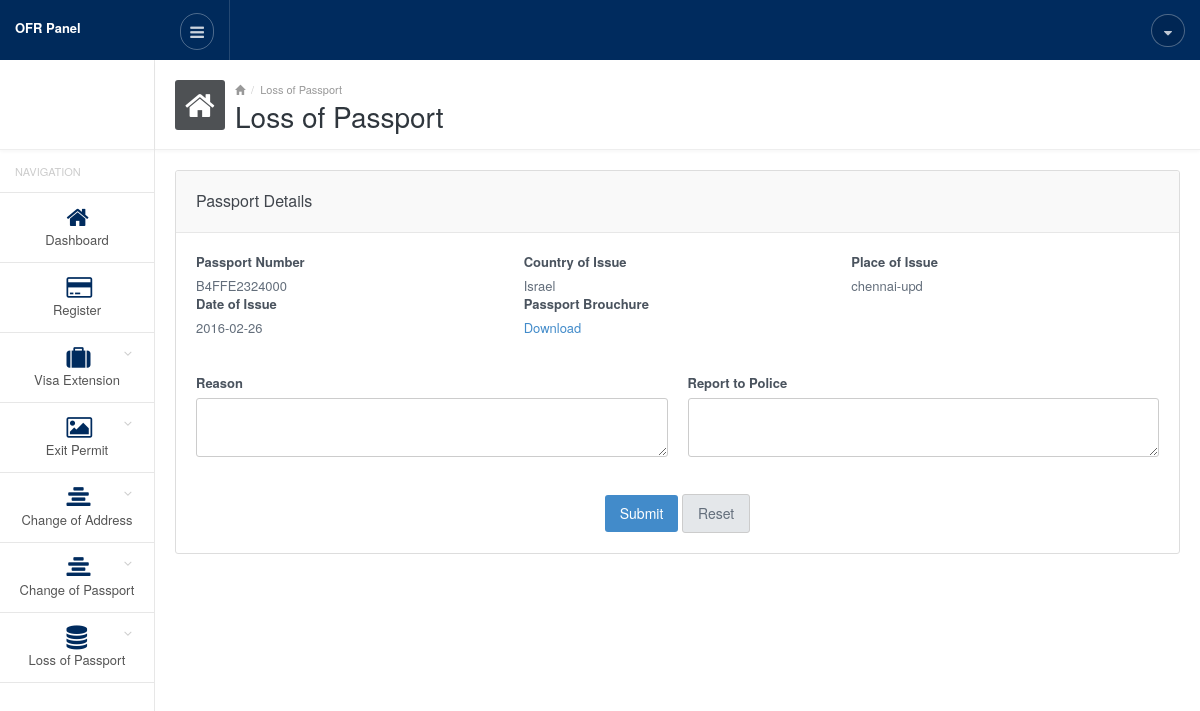
Screenshot of /admin/loss_of_passport.php (signed in) with the database file from the repository.
### tables this page shows
CREATE TABLE IF NOT EXISTS `register` (
  `id` int(11) NOT NULL AUTO_INCREMENT,
  `full_name` varchar(128) NOT NULL,
  `sex` varchar(10) NOT NULL,
  `spouses_name` varchar(128) NOT NULL,
  `fathers_name` varchar(128) NOT NULL,
  `mothers_name` varchar(128) NOT NULL,
  `dob` date NOT NULL,
  `age` int(11) NOT NULL,
  `email_id` varchar(258) NOT NULL,
  `mobile_no` varchar(20) NOT NULL,
  `country_of_birth` varchar(128) NOT NULL,
  `city_of_birth` varchar(128) NOT NULL,
  `height` varchar(10) NOT NULL,
  `religion` varchar(128) NOT NULL,
  `present_nationality` varchar(128) NOT NULL,
  `photo` varchar(258) NOT NULL,
  `addr_os_congo_addr1` varchar(258) NOT NULL,
  `addr_os_congo_city` varchar(128) NOT NULL,
  `addr_os_congo_country` varchar(128) NOT NULL,
  `rdcongo_addr_1` varchar(258) NOT NULL,
  `rdcongo_addr_city` varchar(128) NOT NULL,
  `rdcongo_addr_phoneno` varchar(20) NOT NULL,
  `emergency_contact_name` varchar(258) NOT NULL,
  `emergency_phone_no` varchar(20) NOT NULL,
  `emergency_country` varchar(128) NOT NULL,
  `emergency_city` varchar(128) NOT NULL,
  `emergency_relationship` varchar(128) NOT NULL,
  `passport_number` varchar(50) NOT NULL,
  `pp_country_of_issue` varchar(128) NOT NULL,
  `pp_place_of_issue` varchar(128) NOT NULL,
  `pp_date_of_issue` date NOT NULL,
  `pp_expire_date` date NOT NULL,
  `passport_brouchure` varchar(258) NOT NULL,
  `visa_number` varchar(128) NOT NULL,
  `visa_country_of_issue` varchar(258) NOT NULL,
  `visa_place_of_issue` varchar(128) NOT NULL,
  `visa_date_of_issue` date NOT NULL,
  `visa_expire_date` date NOT NULL,
  `visa_validity` varchar(128) NOT NULL,
  `visa_type` varchar(128) NOT NULL,
  `visa_copy` varchar(258) NOT NULL,
  `place_of_embarkation` varchar(258) NOT NULL,
  `city_of_embarkation` varchar(258) NOT NULL,
  `country_of_embarkation` varchar(258) NOT NULL,
  `date_of_arrival` date NOT NULL,
  `mode_of_journey` varchar(258) NOT NULL,
  `purpose_of_visiting_rdcongo` varchar(128) NOT NULL,
  `purpose_description` varchar(258) NOT NULL,
  `support_document` varchar(258) NOT NULL,
  `status` tinyint(4) NOT NULL,
  `usertype` tinyint(4) NOT NULL COMMENT '0-users,1-police,2-airport,3-Admin',
  `ts` timestamp NOT NULL DEFAULT CURRENT_TIMESTAMP,
  PRIMARY KEY (`id`)
);

CREATE TABLE IF NOT EXISTS `tbl_countries` (
  `id` int(5) NOT NULL AUTO_INCREMENT,
  `countryCode` char(2) NOT NULL DEFAULT '',
  `countryName` varchar(45) NOT NULL DEFAULT '',
  PRIMARY KEY (`id`)
);

### admin/genfunctions.php (called while the page is built, shortened)
<?php
function get_session($var)
{
	if (isset($_SESSION[$var])) {
		return $_SESSION[$var];
	}
	else {
		return '';
	}
}
function getCountriesNameById($id = "0")
{
    $query = "SELECT id, countryName FROM tbl_countries where id='$id'";
    $result = mysql_query($query) or die("ERR".mysql_error());
    $resultSet = mysql_fetch_array($result);
    return $resultSet['countryName'];
}
?>

### admin/loss_of_passport.php (the view, shortened to what this page needs)
<?php
	require_once("genfunctions.php");
	require_once("common_header.php");
	$reg_profile_id = get_session("reg_profile_id");
	$sql = "SELECT * FROM `register` WHERE id = '$reg_profile_id' ";
	$res = mysql_query($sql) or die("ERR".mysql_error());
	$r = mysql_fetch_assoc($res);
    $passport_number = $r['passport_number'];
    $pp_country_of_issue = $r['pp_country_of_issue'];
    $pp_place_of_issue = $r['pp_place_of_issue'];
    $pp_date_of_issue = $r['pp_date_of_issue'];
    $passport_brouchure = $r['passport_brouchure'];
	$reason = "";
    $job = "view";
?>
<form method="post">
	<div class="panel panel-default">
		<div class="panel-heading">
			<h4 class="panel-title">Passport Details</h4>
		</div>
		<div class="panel-body">
        	<div class="row">
        		<div class="col-sm-4">
        			<label>Passport Number</label>
                    <?php
                        if($job=="view")
                        {
                    ?>
                        <div><?php echo $passport_number; ?></div>
                    <?php
                        }else{
                    ?>
                        <input type="text" class="form-control" name="passport_number" id="passport_number" tabindex="27" value="<?php echo $passport_number; ?>" />
                    <?php
                        }
                    ?>
        		</div>
        		<div class="col-sm-4">
        			<label>Country of Issue</label>
                    <?php
                        if($job=="view")
                        {
                    ?>
                        <div><?php echo getCountriesNameById($pp_country_of_issue); ?></div>
                    <?php
                        }else{
                    ?>
                        <select class="form-control" name="pp_country_of_issue" id="pp_country_of_issue" tabindex="28"><?php echo getCountriesList($pp_country_of_issue); ?></select>
                    <?php
                        }
                    ?>
        		</div>
        		<div class="col-sm-4">
        			<label>Place of Issue</label>
                    <?php
                        if($job=="view")
                        {
                    ?>
                        <div><?php echo $pp_place_of_issue; ?></div>
                    <?php
                        }else{
                    ?>
                        <input type="text" class="form-control" name="pp_place_of_issue" id="pp_place_of_issue" tabindex="29" value="<?php echo $pp_place_of_issue; ?>" />
                    <?php
                        }
                    ?>
        		</div>
        	</div>
        	<div class="row">
        		<div class="col-sm-4">
        			<label>Date of Issue</label>
                    <?php
                        if($job=="view")
                        {
                    ?>
                        <div><?php echo $pp_date_of_issue; ?></div>
                    <?php
                        }else{
                    ?>
                        <input type="text" class="form-control datepicker" name="pp_date_of_issue" id="pp_date_of_issue" tabindex="30" value="<?php echo $pp_date_of_issue; ?>" />
                    <?php
                        }
                    ?>
        		</div>
        		<div class="col-sm-4">
        			<label>Passport Brouchure</label>
                    <?php
                        if($job=="view")
                        {
                    ?>
                        <div><a href="<?php echo $passport_brouchure; ?>" target="_blank">Download</a></div>
                    <?php
                        }
                    ?>
        		</div>
        	</div>
            <br><br>
            <div class="row">
                <div class="col-sm-6">
                    <label>Reason</label>
                    <textarea class="form-control" name="reason" id="reason" tabindex="7"><?php echo $reason; ?></textarea>
                </div>
                <div class="col-sm-6">
                    <label>Report to Police</label>
                    <textarea class="form-control" name="report_to_police" id="report_to_police" tabindex="7"><?php echo $report_to_police; ?></textarea>
                </div>
            </div>
            <br><br>
            <div class="row">
                <div class="col-sm-12">
                    <center> <input type="submit" name="lp_register" id="lp_register" value="Submit" class="btn btn-primary" /> <input type="reset" class="btn btn-default" value="Reset"> </center>
                </div>
            </div>
		</div>
	</div>
</form>
<?php
	require_once("common_footer.php");
?>

### admin/css/style.default.css (style rules this page uses)
body { font-size: 13px; color: #636E7B; background-color: #fff; }
a { outline: none !important; }

### admin/loss_of_passport.php (style rules this page uses)
label { font-weight: bold; }

### rows the page displays
register: passport_number "B4FFE2324000", pp_country_of_issue.countryName "Israel", pp_place_of_issue "chennai-upd", pp_date_of_issue "2016-02-26"

### other values shown
$pageTitle "Loss of Passport"
